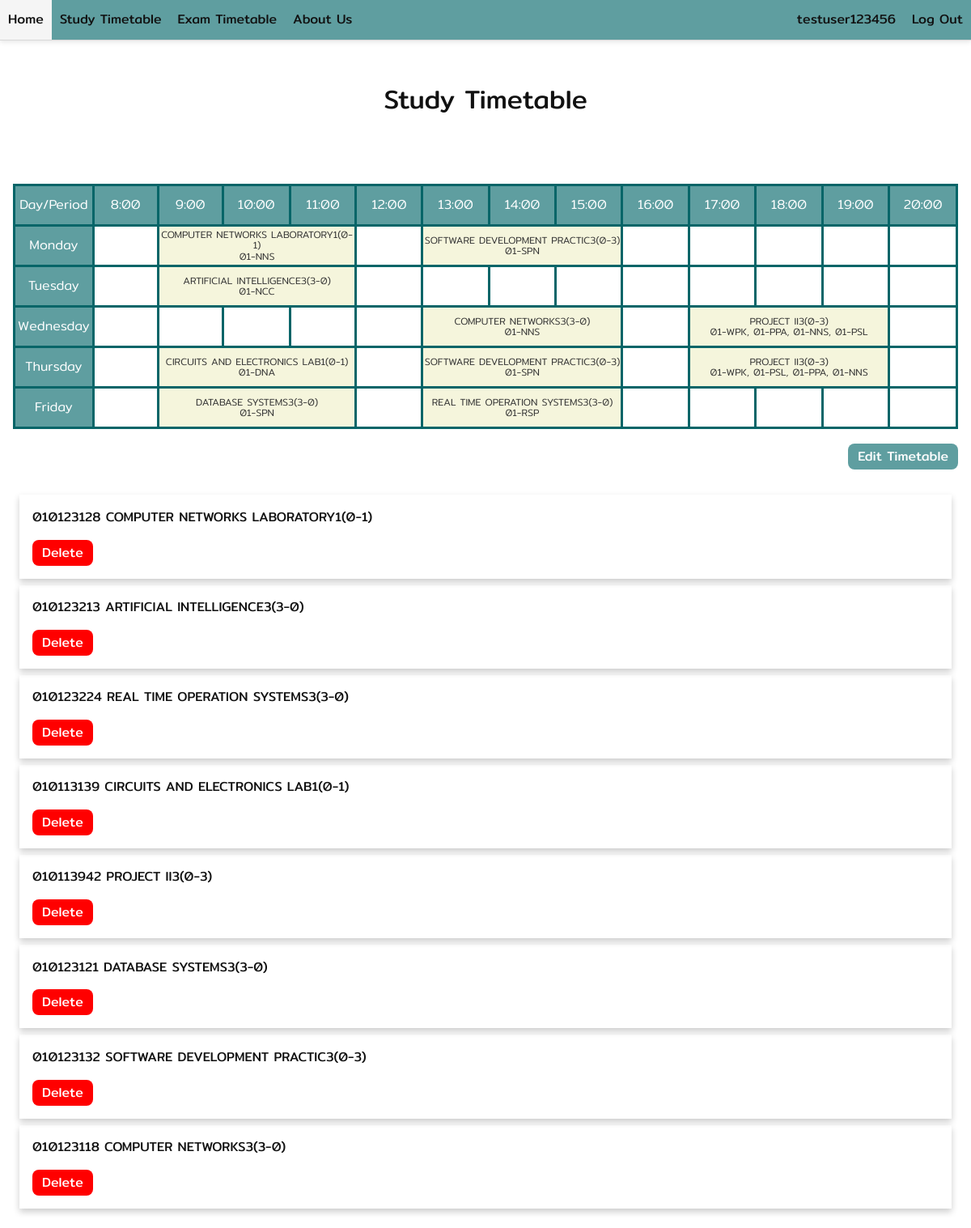
The app's page /help/studytimetable (signed in) with its own data.
### userApp/models.py (models this page shows, shortened)
class User_subject(models.Model):
    user_id = models.ForeignKey(User, on_delete=models.CASCADE)
    section = models.ForeignKey(Section, on_delete=models.CASCADE,  null=True,blank=True)
    can_submit = models.BooleanField(default=False)
    priority = models.IntegerField(default=10,null=True,blank=True) # priority for add section

### helpApp/models.py (models this page shows, shortened)
class Section(models.Model):
    subject_ID = models.ForeignKey(Subject, on_delete=models.CASCADE)
    sec_num = models.CharField(max_length=200)
    day = models.CharField(max_length=200)
    time = models.CharField(max_length=200)
    teacher = models.CharField(max_length=200)
    start_time = models.CharField(max_length=200, null=True,blank=True)
    end_time = models.CharField(max_length=200, null=True,blank=True)
    def duration(self):
        start = datetime.strptime(self.start_time, '%H:%M')
        end = datetime.strptime(self.end_time, '%H:%M')
        duration = (end - start).total_seconds() / 3600  # duration in hours
        return duration

class Subject(models.Model):
    subject_ID = models.CharField(max_length=200)
    name = models.CharField(max_length=200)
    mid_term = models.CharField(max_length=200, null=True,blank=True)
    final = models.CharField(max_length=200, null=True,blank=True)
    mid_term_date = models.CharField(max_length=200, null=True,blank=True)
    mid_term_start_time = models.CharField(max_length=200, null=True,blank=True)
    mid_term_end_time = models.CharField(max_length=200, null=True,blank=True)
    final_term_date = models.CharField(max_length=200, null=True,blank=True)
    final_term_start_time = models.CharField(max_length=200, null=True,blank=True)
    final_term_end_time = models.CharField(max_length=200, null=True,blank=True)

### helpApp/views.py (the view)
# urls.py: path('studytimetable', views.studyTimetable, name='study'),
def studyTimetable(request):
    if request.user.is_authenticated:
        courses = User_subject.objects.filter(user_id=request.user)
        time_used = {'M': [], 'T': [], 'W': [], 'H': [], 'F': []}
        times = ['8:00', '9:00', '10:00', '11:00', '12:00', '13:00', '14:00', '15:00', '16:00', '17:00', '18:00', '19:00', '20:00']
        for course in courses:
            day = course.section.day
            start_t = course.section.start_time
            end_t = course.section.end_time
            keep = False
            for time in times:
                if start_t == time:
                    keep = True
                if end_t == time:
                    keep = False
                if (keep):
                    time_used[day].append(time)
        return render(request, 'helpApp/studytimetable.html', {'course':courses, 'time':times, 'time_usedd':time_used})
    else:
        return render(request, 'helpApp/studytimetable.html')

### helpApp/templates/helpApp/studytimetable.html (shortened to what this page needs)
{% extends 'generalApp/components/base.html' %}
{% block content %}
<div class="header-section">
    <h1>Study Timetable</h1>
</div>
<div class="content-section">
    <div class="content-container">
        <table>
            <tr>
                <td class="text-table">Day/Period</td>
                <td class="text-table">8:00</td>
                <td class="text-table">9:00</td>
                <td class="text-table">10:00</td>
                <td class="text-table">11:00</td>
                <td class="text-table">12:00</td>
                <td class="text-table">13:00</td>
                <td class="text-table">14:00</td>
                <td class="text-table">15:00</td>
                <td class="text-table">16:00</td>
                <td class="text-table">17:00</td>
                <td class="text-table">18:00</td>
                <td class="text-table">19:00</td>
                <td class="text-table">20:00</td>
            </tr>
            {% if user.is_authenticated %}
            <tr>
                <td class="text-table">Monday</td>
                {% for time in time %}
                    {% for course in course %}
                        {% if course.section.day == 'M' and course.section.start_time == time %}
                            <td style="font-size: 12px; background-color: beige;" colspan="{{ course.section.duration }}" >
                                {{ course.section.subject_ID.name }}<br>
                                {{ course.section.teacher }}<br>
                            </td>
                        {% elif time not in time_usedd.M and forloop.last %}
                            <td></td>
                        {% endif %}
                    {% endfor %}
                {% endfor %}
            </tr>
            <tr>
                <td class="text-table">Tuesday</td>
                {% for time in time %}
                    {% for course in course %}
                        {% if course.section.day == 'T' and course.section.start_time == time %}
                            <td style="font-size: 12px; background-color: beige;" colspan="{{ course.section.duration }}" >
                                {{ course.section.subject_ID.name }}<br>
                                {{ course.section.teacher }}<br>
                            </td>
                        {% elif time not in time_usedd.T and forloop.last %}
                            <td></td>
                        {% endif %}
                    {% endfor %}
                {% endfor %}
            </tr>
            <tr>
                <td class="text-table">Wednesday</td>
                {% for time in time %}
                    {% for course in course %}
                        {% if course.section.day == 'W' and course.section.start_time == time %}
                            <td style="font-size: 12px; background-color: beige;" colspan="{{ course.section.duration }}" >
                                {{ course.section.subject_ID.name }}<br>
                                {{ course.section.teacher }}<br>
                            </td>
                        {% elif time not in time_usedd.W and forloop.last %}
                            <td></td>
                        {% endif %}
                    {% endfor %}
                {% endfor %}
            </tr>
            <tr>
                <td class="text-table">Thursday</td>
                {% for time in time %}
                    {% for course in course %}
                        {% if course.section.day == 'H' and course.section.start_time == time %}
                            <td style="font-size: 12px; background-color: beige;" colspan="{{ course.section.duration }}" >
                                {{ course.section.subject_ID.name }}<br>
                                {{ course.section.teacher }}<br>
                            </td>
                        {% elif time not in time_usedd.H and forloop.last %}
                            <td></td>
                        {% endif %}
                    {% endfor %}
                {% endfor %}
            </tr>
            <tr>
                <td class="text-table">Friday</td>
                {% for time in time %}
                    {% for course in course %}
                        {% if course.section.day == 'F' and course.section.start_time == time %}
                            <td style="font-size: 12px; background-color: beige;" colspan="{{ course.section.duration }}" >
                                {{ course.section.subject_ID.name }}<br>
                                {{ course.section.teacher }}<br>
                            </td>
                        {% elif time not in time_usedd.F and forloop.last %}
                            <td></td>
                        {% endif %}
                    {% endfor %}
                {% endfor %}
            </tr>
        </table>
        <br>
        <a class="button" href="{% url 'table' %}" style="float: right;">Edit Timetable</a>
        <br>
        <br>
        <br>
        {% regroup course by section.subject_ID as courses_by_subject %}
        {% for course_group in courses_by_subject %}
        <form id="add-subject-form" action="{% url 'add_subject' %}" target="dummyframe" method="POST" >
            <div class="cardd">
                <div class="container-about">
                <br>
                <a class="button-link">{{ course_group.grouper.subject_ID }} {{ course_group.grouper.name }}</a>
                <br>
                <br>
                <button type="submit" class="button-delete" name="del_btn">Delete</button>
                </div>
            </div>
        </form>
        {% endfor %}
        {% endif %}
    </div>
</div>
{% endblock %}

### generalApp/templates/generalApp/components/base.html (shortened to what this page needs)
{% load static %}
<!DOCTYPE html>
<html lang="en">
<head>
    <link rel='stylesheet' href="{% static 'generalApp/normalize.css' %}">
    <link rel='stylesheet' href="{% static 'generalApp/main.css' %}">
</head>
<body>
    {% include 'generalApp/components/site_header.html' %}
    {% block content %}{% endblock %}
</body>
</html>

### generalApp/templates/generalApp/components/site_header.html
<header class="site-header">
    <a class="site-header-item" href="{% url 'home' %}">Home</a>
    <a class="site-header-item" href="{% url 'study' %}">Study Timetable</a>
    <a class="site-header-item" href="{% url 'exam' %}">Exam Timetable</a>
    <a class="site-header-right" href="{% url 'aboutus' %}">About Us</a>
    {% if user.is_authenticated %}
        <a class="site-header-item" href="{% url 'login' %}">{{ user.username }}</a>
        <a class="site-header-item" href="{% url 'logout' %}">Log Out</a>
    {% else %}
        <a class="site-header-item" href="{% url 'login' %}">Log in</a>
        <a class="site-header-item" href="{% url 'register' %}">Register</a>
    {% endif %}
</header>

### generalApp/static/generalApp/main.css (style rules this page uses)
html { color: #333333; font-family: 'Mitr', 'sans-serif'; font-weight: 300; }
h1, h2, h3, h4, h5, h6 { color: #111111; font-weight: 400; line-height: 1.4; margin-top: 0px; margin-bottom: 16px; }
a { color: #111111; }
.button { color: white; background-color: cadetblue; border: none; text-decoration: none; border-radius: 8px; font-weight: 400; line-height: 1; display: inline-block; padding: 8px 12px; margin-bottom: 16px; }
.content-section { padding: 16px; }
.content-container { max-width: 1200px; margin-left: auto; margin-right: auto; }
.button-link { text-decoration: none; font-weight: 400; }
.cardd { box-shadow: 0 4px 8px 0 rgba(0, 0, 0, 0.2); margin: 8px; }
.button-delete { color: white; background-color: red; border: none; text-decoration: none; border-radius: 8px; font-weight: 400; line-height: 1; display: inline-block; padding: 8px 12px; margin-bottom: 16px; }
.site-header { background-color: cadetblue; border-bottom: 1px solid rgb(216, 216, 216); box-shadow: 0px 2px 6px 0px rgba(0, 0, 0, 0.1); display: flex; justify-content: flex-start; height: 50px; }
.site-header-item { color: #111111; background-color: rgba(0, 0, 0, 0); font-weight: 400; text-decoration: none; display: flex; align-items: center; padding: 0px 10px; transition: background-color 300ms; }
.site-header-right { color: #111111; background-color: rgba(0, 0, 0, 0); font-weight: 400; text-decoration: none; display: flex; align-items: center; margin-right: auto; padding: 0px 10px; transition: background-color 300ms; }
.container-about { padding: 0 16px; }
.container-about::after, .row-about::after { content: ""; clear: both; display: table; }
.header-section { padding: 50px; text-align: center; }
table, th, td { border: 3px solid black; border-collapse: collapse; border-color: rgb(7, 101, 104); }
td { text-align: center; height: 50px; width: 100px; }
.text-table { background-color: cadetblue; color: white; }

### records on screen
User_subject: section.subject_ID.name "COMPUTER NETWORKS3(3-0)", section.teacher "01-NNS"
User_subject: section.subject_ID.name "COMPUTER NETWORKS LABORATORY1(0-1)", section.teacher "01-NNS"
User_subject: section.subject_ID.name "SOFTWARE DEVELOPMENT PRACTIC3(0-3)", section.teacher "01-SPN"
User_subject: section.subject_ID.name "ARTIFICIAL INTELLIGENCE3(3-0)", section.teacher "01-NCC"
User_subject: section.subject_ID.name "PROJECT II3(0-3)", section.teacher "01-WPK, 01-PPA, 01-NNS, 01-PSL"
User_subject: section.subject_ID.name "CIRCUITS AND ELECTRONICS LAB1(0-1)", section.teacher "01-DNA"
User_subject: section.subject_ID.name "SOFTWARE DEVELOPMENT PRACTIC3(0-3)", section.teacher "01-SPN"
User_subject: section.subject_ID.name "PROJECT II3(0-3)", section.teacher "01-WPK, 01-PSL, 01-PPA, 01-NNS"
User_subject: section.subject_ID.name "DATABASE SYSTEMS3(3-0)", section.teacher "01-SPN"
User_subject: section.subject_ID.name "REAL TIME OPERATION SYSTEMS3(3-0)", section.teacher "01-RSP"
Subject: grouper.subject_ID "010123128", grouper.name "COMPUTER NETWORKS LABORATORY1(0-1)"
Subject: grouper.subject_ID "010123213", grouper.name "ARTIFICIAL INTELLIGENCE3(3-0)"
Subject: grouper.subject_ID "010123224", grouper.name "REAL TIME OPERATION SYSTEMS3(3-0)"
Subject: grouper.subject_ID "010113139", grouper.name "CIRCUITS AND ELECTRONICS LAB1(0-1)"
Subject: grouper.subject_ID "010113942", grouper.name "PROJECT II3(0-3)"
Subject: grouper.subject_ID "010123121", grouper.name "DATABASE SYSTEMS3(3-0)"
Subject: grouper.subject_ID "010123132", grouper.name "SOFTWARE DEVELOPMENT PRACTIC3(0-3)"
Subject: grouper.subject_ID "010123118", grouper.name "COMPUTER NETWORKS3(3-0)"

### other values on screen
{{ user.username }} "testuser123456"
